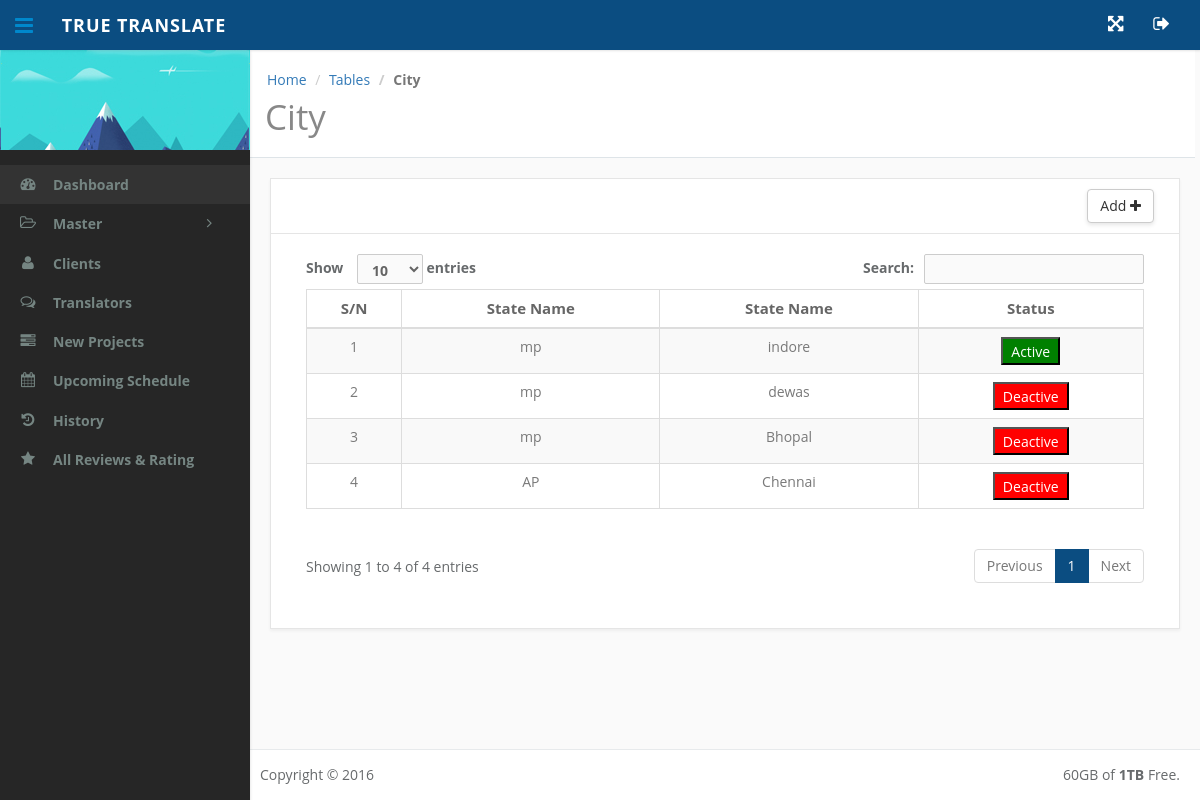
/translator-admin/m_city.php (signed in), run on the app's committed database.
### tables this page shows
CREATE TABLE IF NOT EXISTS `city` (
  `id` int(200) NOT NULL AUTO_INCREMENT,
  `state_id` int(200) NOT NULL,
  `city_name` varchar(200) NOT NULL,
  `status` enum('1','0') NOT NULL,
  PRIMARY KEY (`id`)
);

CREATE TABLE IF NOT EXISTS `state` (
  `id` int(200) NOT NULL AUTO_INCREMENT,
  `country_id` int(200) NOT NULL,
  `state_name` varchar(200) NOT NULL,
  `status` enum('1','0') NOT NULL,
  PRIMARY KEY (`id`)
);

### translator-admin/m_city.php (the view, shortened to what this page needs)
<?php	require_once('include/admin_header.php');	require_once('../config.php');	require_once('admin_code/admin_session.php');?>
    <div class="content-wrapper">
      <div class="content">
        <div class="container">
          <div id="content-header" class="clearfix">
            <div class="pull-left">
              <ol class="breadcrumb">
                <li><a href="index.php">Home</a></li>
                <li><a href="#">Tables</a></li>
                <li class="active"><span>City</span></li>
              </ol>
              <h1>City</h1>
            </div>
          </div>
          <div class="row">
            <div class="col-md-12">
              <div class="panel panel-default">
                <div class="panel-heading">
                  <h3 class="panel-title"><button class="btn btn-default add_btn" data-toggle="modal" data-target="#myModal">Add <i class="fa fa-plus"></i></button></h3></div>
                <div class="panel-body">
                  <div class="row">
                    <div class="col-md-12 col-sm-12 col-xs-12">
					<div class="table_out">
                      <table id="datatable" class="table table-striped table-bordered">
                        <thead>
                        <tr>
							<th>S/N</th>
                            <th>State Name</th>
                            <th>State Name</th>
                            <th>Status</th>
                        </tr>
                        </thead>
                        <tbody>
                        <?php
						$query="Select * from `state` RIGHT OUTER JOIN `city` ON state.id=city.state_id ";
						$sql = mysqli_query($con,$query);
						$count='0';
						while( $result = mysqli_fetch_assoc( $sql ) ){
							$count++;
							echo
							"<tr>
							<td>$count</td>
							<td>{$result['state_name']}</td>
							<td>{$result['city_name']}</td>";
							if($result['status']==1){
								echo" <td><a href='admin_code/update_status.php?city_id={$result['id']}'><button style='background-color:red; color:white'>Deactive</button></a></td>";
							}
							else
							{
								echo" <td><a href='admin_code/update_status.php?city_id={$result['id']}'><button style='background-color:green; color:white'>Active</button></a></td>";
							}
							echo "</tr>\n";
						}
						?>
                        </tbody>
                      </table>
					 </div>
                    </div>
                  </div>
                </div>
              </div>
            </div>
          </div>
        </div>
      </div>
      <footer class="footer">
        <div class="row">
          <div class="col-lg-6 text-left">
            Copyright &copy; 2016
          </div>
          <div class="col-lg-6 text-right">
            60GB of <strong>1TB</strong> Free.
          </div>
        </div>
      </footer>
    </div>
  </div>
</body>
</html>

### data on the page
city: state.state_name "mp", city_name "indore"
city: state.state_name "mp", city_name "dewas"
city: state.state_name "mp", city_name "Bhopal"
city: state.state_name "AP", city_name "Chennai"
